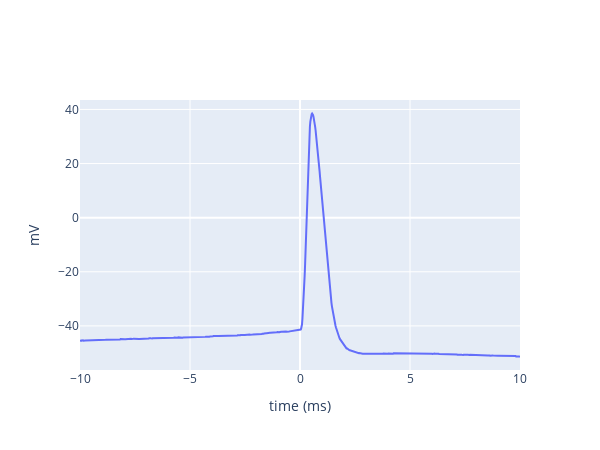

This figure's notebook cell:
### Markdown cell above
## Action potential of cells from each layer

### Code cell
#@markdown Run this cell to plot the action potential 
#@markdown for a 'canonical' (median value) cell from each specified layer
#@markdown for the selected parameter.
# parameter_value =  0.08#@param {type:"number"} 
# value_2 =  1.93#@param {type:"number"} 

fig = go.Figure()
for col in w_selected_2.value:
  mask = full_dataframe['structure_layer_name']==col
  parameter_value = np.nanmedian(dataframe.loc[mask,w_vars_2.value])
  cell_id = dataframe.loc[mask,w_vars_2.value].sub(parameter_value).abs().idxmin()

  win = 0.01
  cell_data = ctc.get_ephys_data(cell_id);
  # spkt = cell_data.get_spike_times(rheobase_sweep_cell1)
  print('')
  print('Layer %s cell with %s = %.4f is: %i' %(col,w_vars_2.value,parameter_value,cell_id))
  Ival = cell_data.get_sweep_metadata(dataframe.loc[cell_id].rheobase_sweep_number)['aibs_stimulus_amplitude_pa']
  print('rheobase current = %i pA' %Ival)
  print('')

  sweep = cell_data.get_sweep(dataframe.loc[cell_id].rheobase_sweep_number)
  spkt = cell_data.get_spike_times(dataframe.loc[cell_id].rheobase_sweep_number)[0]
  spk = sweep['response'][int((spkt-win)*sweep['sampling_rate']): int((spkt+win)*sweep['sampling_rate'])]*1e3
  time = np.linspace(-win, win, len(spk))*1e3

  fig.add_trace(go.Scatter(x = time, y = spk,
                         name='layer ' + col,mode='lines'))

fig.update_layout(yaxis_title='mV', 
                  xaxis_title='time (ms)',
                  width=600, height=450)
fig.show()

### Figure 1 — Plotly figure (JSON) as saved in the notebook; plotly's stock layout.template omitted (floating-point values rounded to 4 significant figures; data arrays with more than 128 entries replaced by an {"elided": "..."} marker saying what was removed)
{"data": [{"mode": "lines", "name": "layer 6", "type": "scatter", "x": {"elided": "1000 float values"}, "y": {"elided": "1000 float values"}}], "layout": {"height": 450, "width": 600, "xaxis": {"autorange": true, "range": [-10, 10], "title": {"text": "time (ms)"}, "type": "linear"}, "yaxis": {"autorange": true, "range": [-56.3, 43.49], "title": {"text": "mV"}, "type": "linear"}}}
